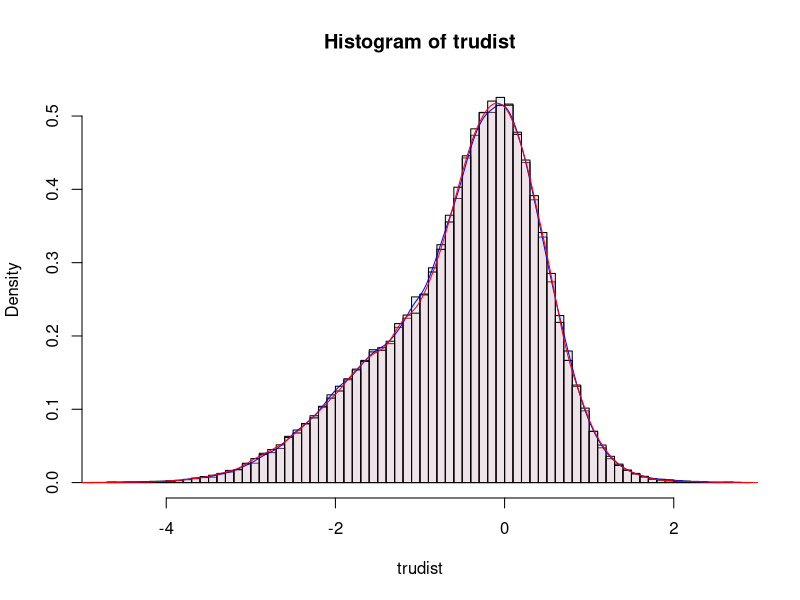

This chart was generated by the following R code:
samples <- 100000
trudist <- numeric(samples)
for(i in 1:samples){
  p <- runif(1, 0, 1)
  if(p<0.5){
    trudist[i] <- rnorm(1, -1, 1)
  }
  else{
    trudist[i] <- rnorm(1, 0, 0.5)
  }
}
traditional <- hist(trudist, breaks=100, plot=FALSE)

pdf <- function(x){
  return(0.5*dnorm(x, mean=-1, sd=1) + 0.5*dnorm(x, mean=0, sd=0.5))
}
slice_sampler <- function(samples){
  x0 <- -0.5  # Average of the modes of the individual distribution
  w <- 1
  x <- numeric(samples)
  for(i in 1:samples){ 
    u <- runif(1, 0, pdf(x0))
    u_prime <- runif(1, 0, 1 )
    xmin <- x0 - u_prime*w
    xmax <- xmin + w
    while(u < pdf(xmin)){
      xmin <- xmin - w
    }
    while(u < pdf(xmax)){
      xmax <- xmax + w
    }
    while(TRUE){
      u_prime <- runif(1,0,1)
      x_new <- xmin + u_prime*(xmax - xmin)
      if(u < pdf(x_new)){
        x0 <- x_new
        x[i] <- x0
        break
      }
      if(x_new < x0){
        xmin <- x_new
      }
      else{
        xmax <- x_new
      }
    }
  }
  return(x)
}

x <- slice_sampler(samples)
chain <- x[1001:samples]
MCMC <- hist(chain, breaks =100, plot=FALSE )
c1 <- rgb(173,216,230,max = 255, alpha = 80, names = "lt.blue")
c2 <- rgb(255,192,203, max = 255, alpha = 80, names = "lt.pink")
plot(traditional, freq = FALSE, col = c1)
plot(MCMC, freq = FALSE, col = c2, add = TRUE)
lines(density(trudist), col='blue')
lines(density(chain), col='red')
